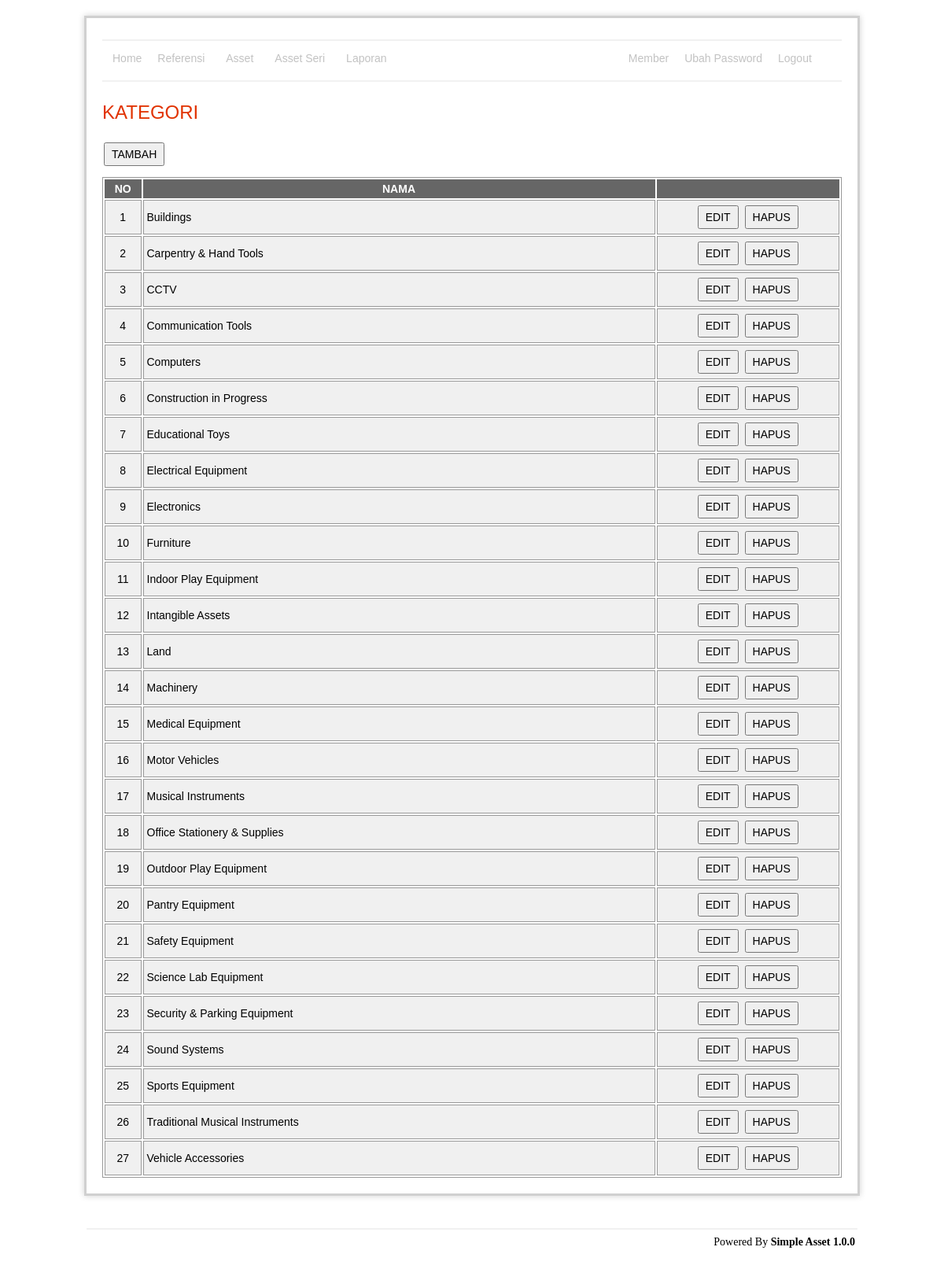
The app's page /apps/admin/category/index.php (signed in) with its own data.
### tables this page shows
CREATE TABLE `category`  (
  `id` int(11) NOT NULL AUTO_INCREMENT,
  `name` varchar(255) NOT NULL,
  `is_delete` enum('0','1') NOT NULL DEFAULT '0',
  PRIMARY KEY (`id`) USING BTREE
);

### apps/admin/category/indexRead.php (called while the page is built, shortened)
<?php
include '../../lib/connection.php';
$query = "select id,name
		from category
		where is_delete = '0'
		order by name";
$data = mysqli_query($con, $query) or die(mysqli_error($con));
?>

### apps/admin/category/index.php (the view, shortened to what this page needs)
<?php include 'indexRead.php' ?>
<h1>KATEGORI</h1>
<p><input type="button" value="TAMBAH" onclick="window.location='add.php'" /></p>
<?php if (mysql_num_rows($data) < 1): ?>
	<div class="warning">
		<h3>
			<?php echo message::getMsg('emptySuccess') ?>
		</h3>
	</div>
<?php else: ?>
	<div id="tbl">
		<table width="100%">
			<thead>
				<tr>
					<th align="center" width="5%">NO</th>
					<th align="center" width="70%">NAMA</th>
					<th></th>
				</tr>
			</thead>
			<tbody>
				<?php $i = 1; ?>
				<?php while ($val = mysqli_fetch_array($data)): ?>
					<tr>
						<td align="center">
							<?php echo $i ?>
						</td>
						<td>
							<?php echo $val['name'] ?>
						</td>
						<td align="center">
							<input type="button" value="EDIT"
								onclick="window.location='edit.php?id=<?php echo $val['id'] ?>'" />
							<input type="button" value="HAPUS"
								onclick="confirm('Anda yakin akan menghapus ?') ? window.location='delete.php?id=<?php echo $val['id'] ?>' : false" />
						</td>
					</tr>
					<?php $i++; ?>
				<?php endwhile; ?>
		</table>
	</div>
<?php endif; ?>
<?php include '../template/main.php' ?>

### apps/admin/asset/css/style.css (style rules this page uses)
#content p { margin: 12px 20px 12px 0; text-align:left; }
#content h1 { color: #e13300; background-color: transparent; font-weight: normal; font-size: 24px; margin: 10px 0 5px 0; padding: 15px 0 10px 0px; text-align:left; }
table { font-size: 14px; }
#tbl table { border: 1px solid #999; }
#tbl th { font-weight: bold; text-align: center; font-size: 14px; background-color: #666; color: #fff; padding: 4px; }
#tbl td { border: 1px solid #999; font-weight: normal; font-size: 14px; padding: 4px; background-color: #f0f0f0; }
input[type="button"], input[type="submit"] { font-size: 14px; height: 30px; padding: 0px 8px 0px 8px; margin: 2px; }

### records on screen
category: name "Buildings"
category: name "Carpentry & Hand Tools"
category: name "CCTV"
category: name "Communication Tools"
category: name "Computers"
category: name "Construction in Progress"
category: name "Educational Toys"
category: name "Electrical Equipment"
category: name "Electronics"
category: name "Furniture"
category: name "Indoor Play Equipment"
category: name "Intangible Assets"
category: name "Land"
category: name "Machinery"
category: name "Medical Equipment"
category: name "Motor Vehicles"
category: name "Musical Instruments"
category: name "Office Stationery & Supplies"
category: name "Outdoor Play Equipment"
category: name "Pantry Equipment"
category: name "Safety Equipment"
category: name "Science Lab Equipment"
category: name "Security & Parking Equipment"
category: name "Sound Systems"
category: name "Sports Equipment"
category: name "Traditional Musical Instruments"
category: name "Vehicle Accessories"
